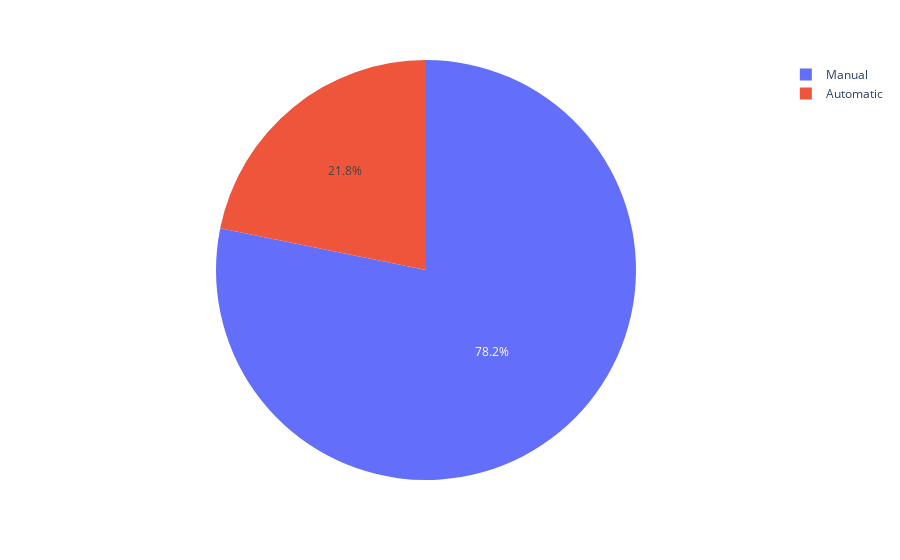

The notebook cell saved with this chart:
### Code cell
# Percentage of Manual and Automatic cars 

px.pie(used_cars,values = 'Kmeter_driven',names='transmission_type')

### Figure 1 — Plotly figure (JSON) as saved in the notebook; plotly's stock layout.template omitted (floating-point values rounded to 4 significant figures; data arrays with more than 128 entries replaced by an {"elided": "..."} marker saying what was removed)
{"data": [{"domain": {"x": [0, 1], "y": [0, 1]}, "hovertemplate": "transmission_type=%{label}<br>Kmeter_driven=%{value}<extra></extra>", "labels": {"elided": "9441 str values"}, "legendgroup": "", "name": "", "showlegend": true, "type": "pie", "values": {"elided": "9441 int values"}}], "layout": {"legend": {"tracegroupgap": 0}, "margin": {"t": 60}}}
